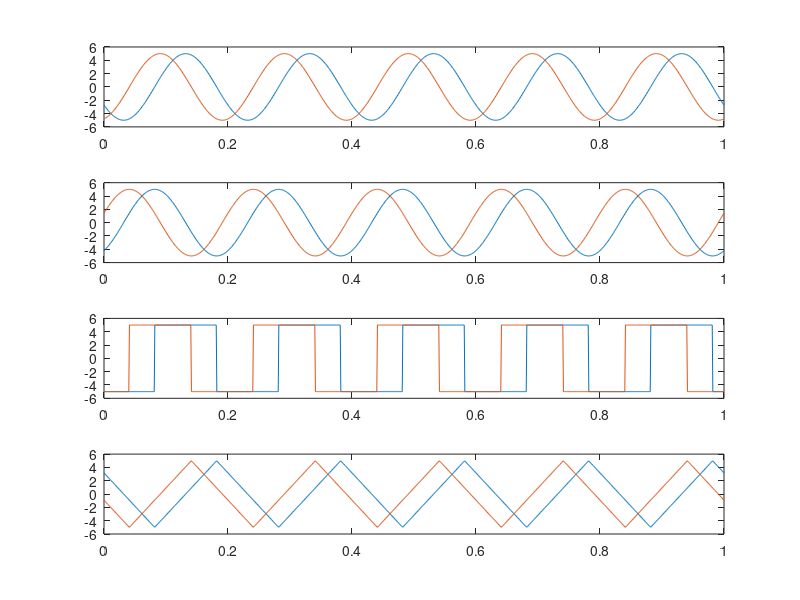

MATLAB code for this plot:
clc;
close all;
clear all;

a = input("Enter amplitude: ");
f = input("Enter frequency: ");
p_diff = input("Enter phase difference in radians: ");
t = 0:0.001:1;

sin_wave = a*sin(2*pi*f*t + p_diff);
cos_wave = a*cos(2*pi*f*t + p_diff);
sqr_wave = a*square(2*pi*f*t + p_diff);
trn_wave = a*sawtooth(2*pi*f*t + p_diff, 1/2);

figure;

subplot(4,1,1);
plot(t, sin_wave, 'r');

subplot(4,1,2);
plot(t, cos_wave, 'r');

subplot(4,1,3);
plot(t, sqr_wave, 'r');

subplot(4,1,4);
plot(t, trn_wave, 'r');

% shifting
shf = input("Enter shifting: ");

sin_wave_n = a*sin(2*pi*f*t + p_diff + shf);
cos_wave_n = a*cos(2*pi*f*t + p_diff + shf);
sqr_wave_n = a*square(2*pi*f*t + p_diff + shf);
trn_wave_n = a*sawtooth(2*pi*f*t + p_diff + shf, 1/2);

subplot(4,1,1);
plot(t, sin_wave_n, t, sin_wave);

subplot(4,1,2);
plot(t, cos_wave_n, t, cos_wave);

subplot(4,1,3);
plot(t, sqr_wave_n, t, sqr_wave);

subplot(4,1,4);
plot(t, trn_wave_n, t, trn_wave);

return;